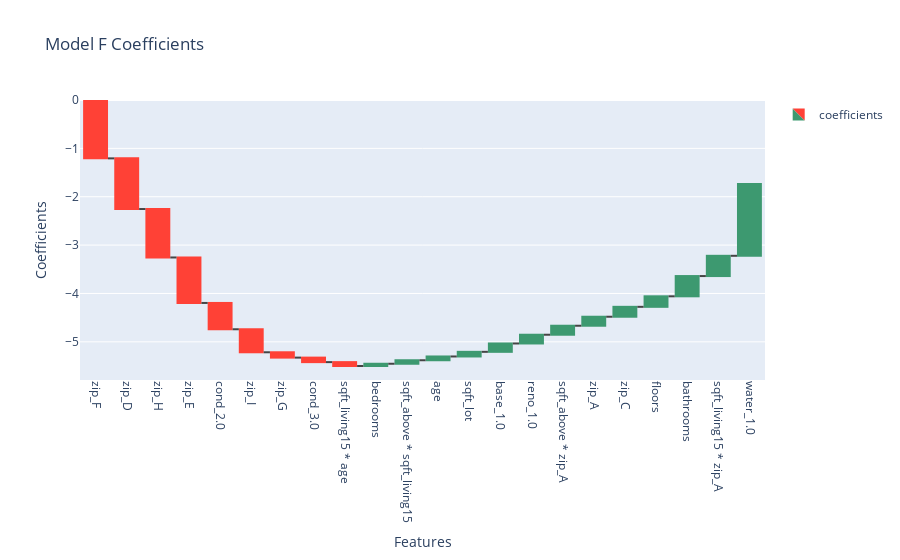

Source (notebook cell):
### Code cell
lists_F = sorted(coefficients_F.items(), key = lambda item: item[1])
a, b = zip(*lists_F)
fig = go.Figure(go.Waterfall(x  = a, y = b, 
                             name = "coefficients"))
fig.update_layout(title = 'Model F Coefficients',
                  showlegend = True)
fig.update_xaxes(title_text = 'Features', tickangle = 90)
fig.update_yaxes(title_text = 'Coefficients')
fig.show()
#fig.write_image('./Data & Figures/model_F_waterfall.png')

### Figure 1 — Plotly figure (JSON) as saved in the notebook; plotly's stock layout.template omitted (floating-point values rounded to 4 significant figures)
{"data": [{"name": "coefficients", "type": "waterfall", "x": ["zip_F", "zip_D", "zip_H", "zip_E", "cond_2.0", "zip_I", "zip_G", "cond_3.0", "sqft_living15 * age", "bedrooms", "sqft_above * sqft_living15", "age", "sqft_lot", "base_1.0", "reno_1.0", "sqft_above * zip_A", "zip_A", "zip_C", "floors", "bathrooms", "sqft_living15 * zip_A", "water_1.0"], "y": [-1.207, -1.047, -1.002, -0.9403, -0.5439, -0.4759, -0.1102, -0.09343, -0.08009, 0.0465, 0.07241, 0.0779, 0.09625, 0.1726, 0.1809, 0.1861, 0.1861, 0.205, 0.2173, 0.4186, 0.4189, 1.486]}], "layout": {"showlegend": true, "title": {"text": "Model F Coefficients"}, "xaxis": {"tickangle": 90, "title": {"text": "Features"}}, "yaxis": {"title": {"text": "Coefficients"}}}}
